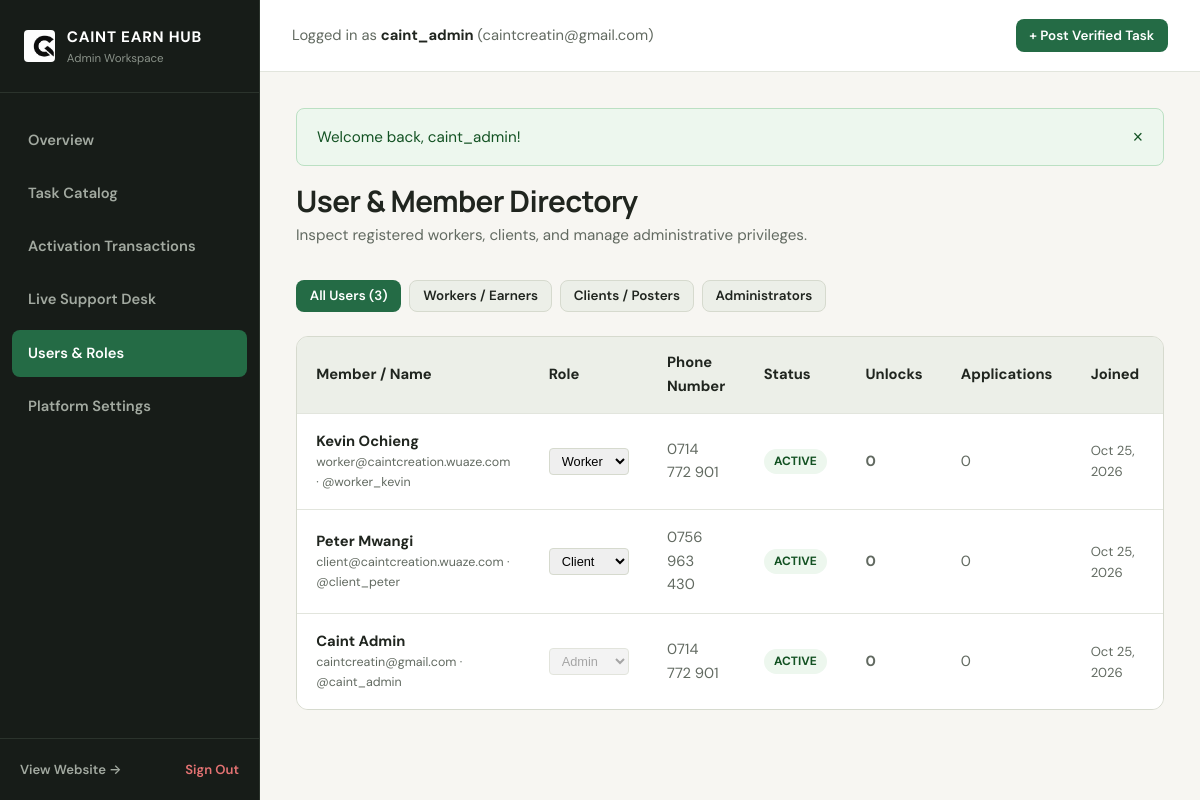
The page /admin/users.php (signed in) on the database its author committed.
### tables this page shows
CREATE TABLE IF NOT EXISTS user_profiles (
    user_id INT PRIMARY KEY,
    display_name VARCHAR(150) NOT NULL,
    headline VARCHAR(255) NULL,
    bio TEXT NULL,
    skills TEXT NULL,
    location VARCHAR(100) NULL DEFAULT 'Nairobi, Kenya',
    portfolio_url VARCHAR(255) NULL,
    avatar_url VARCHAR(255) NULL,
    availability VARCHAR(100) NULL DEFAULT 'Available now',
    hourly_rate DECIMAL(10,2) NULL DEFAULT 0.00,
    is_public TINYINT(1) NOT NULL DEFAULT 1,
    payout_method VARCHAR(50) NULL DEFAULT 'M-Pesa',
    payout_details VARCHAR(255) NULL,
    payment_proof VARCHAR(255) NULL,
    created_at DATETIME NOT NULL DEFAULT CURRENT_TIMESTAMP,
    updated_at DATETIME NOT NULL DEFAULT CURRENT_TIMESTAMP ON UPDATE CURRENT_TIMESTAMP,
    FOREIGN KEY (user_id) REFERENCES users(id) ON DELETE CASCADE
);

CREATE TABLE IF NOT EXISTS users (
    id INT AUTO_INCREMENT PRIMARY KEY,
    role ENUM('worker', 'client', 'admin') NOT NULL DEFAULT 'worker',
    email VARCHAR(191) NOT NULL UNIQUE,
    username VARCHAR(100) NOT NULL UNIQUE,
    password_hash VARCHAR(255) NOT NULL,
    phone VARCHAR(30) NULL,
    status ENUM('active', 'suspended', 'pending') NOT NULL DEFAULT 'active',
    reset_token VARCHAR(100) NULL,
    reset_token_expiry DATETIME NULL,
    created_at DATETIME NOT NULL DEFAULT CURRENT_TIMESTAMP,
    updated_at DATETIME NOT NULL DEFAULT CURRENT_TIMESTAMP ON UPDATE CURRENT_TIMESTAMP,
    INDEX idx_user_role (role),
    INDEX idx_user_status (status)
);

### includes/functions.php (called while the page is built, shortened)
<?php
function e(?string $value): string {
    return htmlspecialchars($value ?? '', ENT_QUOTES, 'UTF-8');
}
function baseAppUrl(): string {
    static $base = null;
    if ($base === null) {
        $env = getenv('APP_URL');
        if ($env !== false && $env !== '') {
            $base = rtrim($env, '/');
        } else {
            $script = str_replace('\\', '/', $_SERVER['SCRIPT_NAME'] ?? '');
            $dir = dirname($script);
            $dir = preg_replace('#/(admin|dashboard|api|includes).*$#', '', $dir);
            $base = ($dir === '/' || $dir === '.' || $dir === '') ? '' : rtrim($dir, '/');
        }
    }
    return $base;
}
function normalizePhone(string $phone): string {
    $clean = preg_replace('/[^0-9]/', '', $phone);
    if (str_starts_with($clean, '0') && strlen($clean) === 10) {
        return '254' . substr($clean, 1);
    }
    return $clean;
}
function formatPhoneDisplay(string $phone): string {
    $norm = normalizePhone($phone);
    if (strlen($norm) === 12 && str_starts_with($norm, '254')) {
        return '0' . substr($norm, 3, 3) . ' ' . substr($norm, 6, 3) . ' ' . substr($norm, 9);
    }
    return $phone;
}
function getFlash(): ?array {
    if (!empty($_SESSION['flash'])) {
        $flash = $_SESSION['flash'];
        return $flash;
    }
    return null;
}
function currentUser(): ?array {
    static $cachedUser = null;
    if ($cachedUser === null) {
        $db = getDb();
        $stmt = $db->prepare("
            SELECT u.*, p.display_name, p.headline, p.bio, p.avatar_url, p.location
            FROM users u
            LEFT JOIN user_profiles p ON u.id = p.user_id
            WHERE u.id = ? AND u.status = 'active'
            LIMIT 1
        ");
        $stmt->execute([$_SESSION['user_id']]);
        $cachedUser = $stmt->fetch() ?: null;
    }
    return $cachedUser;
}
function requireLogin(string $redirectTo = 'login.php'): array {
    $user = currentUser();
    return $user;
}
function requireRole($roles, string $redirectTo = 'login.php'): array {
    $user = requireLogin($redirectTo);
    $allowed = (array)$roles;
    return $user;
}

### admin/users.php (the view, shortened to what this page needs)
<?php
require_once __DIR__ . '/../includes/functions.php';
$adminNav = 'users';
$db = getDb();
$roleFilter = trim($_GET['role'] ?? '');
$sql = "
    SELECT u.*, p.display_name, p.location,
           (SELECT COUNT(*) FROM unlock_transactions t WHERE t.user_id = u.id AND t.status = 'completed') AS paid_unlocks,
           (SELECT COUNT(*) FROM applications a WHERE a.user_id = u.id) AS applications_count
    FROM users u
    LEFT JOIN user_profiles p ON u.id = p.user_id
";
$params = [];
$sql .= " ORDER BY u.id DESC";
$stmt = $db->prepare($sql);
$stmt->execute($params);
$usersList = $stmt->fetchAll();
require_once __DIR__ . '/header.php';
?>
<div class="page-title-row">
    <div>
        <h1 style="font-size: 1.85rem; margin-bottom: 0.25rem;">User &amp; Member Directory</h1>
        <p style="color: var(--text-secondary); font-size: 0.95rem;">
            Inspect registered workers, clients, and manage administrative privileges.
        </p>
    </div>
</div>
<div style="display: flex; gap: 0.5rem; margin-bottom: 1.5rem;">
    <a href="users.php" class="btn btn-sm <?= empty($roleFilter) ? 'btn-primary' : 'btn-secondary' ?>">All Users (<?= count($usersList) ?>)</a>
    <a href="users.php?role=worker" class="btn btn-sm <?= $roleFilter === 'worker' ? 'btn-primary' : 'btn-secondary' ?>">Workers / Earners</a>
    <a href="users.php?role=client" class="btn btn-sm <?= $roleFilter === 'client' ? 'btn-primary' : 'btn-secondary' ?>">Clients / Posters</a>
    <a href="users.php?role=admin" class="btn btn-sm <?= $roleFilter === 'admin' ? 'btn-primary' : 'btn-secondary' ?>">Administrators</a>
</div>
<div class="table-responsive">
    <table class="data-table">
        <thead>
            <tr>
                <th>Member / Name</th>
                <th>Role</th>
                <th>Phone Number</th>
                <th>Status</th>
                <th>Unlocks</th>
                <th>Applications</th>
                <th>Joined</th>
                <th style="text-align: right;">Action</th>
            </tr>
        </thead>
        <tbody>
            <?php foreach ($usersList as $u): ?>
                <tr>
                    <td>
                        <strong style="color: var(--text-primary);"><?= e($u['display_name'] ?: $u['username']) ?></strong>
                        <div style="font-size: 0.78rem; color: var(--text-secondary);"><?= e($u['email']) ?> &middot; @<?= e($u['username']) ?></div>
                    </td>
                    <td>
                        <form method="POST" style="display: inline;">
                            <select name="new_role" onchange="this.form.submit()" style="font-size: 0.8rem; padding: 0.25rem 0.5rem; border-radius: var(--radius-sm); border: 1px solid var(--border-light);" <?= $u['id'] === (int)$_SESSION['user_id'] ? 'disabled' : '' ?>>
                                <option value="worker" <?= $u['role'] === 'worker' ? 'selected' : '' ?>>Worker</option>
                                <option value="client" <?= $u['role'] === 'client' ? 'selected' : '' ?>>Client</option>
                                <option value="admin" <?= $u['role'] === 'admin' ? 'selected' : '' ?>>Admin</option>
                            </select>
                        </form>
                    </td>
                    <td><?= e(formatPhoneDisplay($u['phone'] ?: 'N/A')) ?></td>
                    <td>
                        <span class="status-pill status-<?= e($u['status']) ?>">
                            <?= ucfirst(e($u['status'])) ?>
                        </span>
                    </td>
                    <td><strong><?= (int)$u['paid_unlocks'] ?></strong></td>
                    <td><?= (int)$u['applications_count'] ?></td>
                    <td style="font-size: 0.82rem;"><?= date('M j, Y', strtotime($u['created_at'])) ?></td>
                    <td style="text-align: right;">
                    </td>
                </tr>
            <?php endforeach; ?>
        </tbody>
    </table>
</div>
<?php require_once __DIR__ . '/footer.php'; ?>

### admin/header.php (shortened to what this page needs)
<?php
require_once __DIR__ . '/../includes/functions.php';
$admin = requireRole('admin', 'login.php');
$appUrl = baseAppUrl();
$adminNav = $adminNav ?? 'dashboard';
?>
<!DOCTYPE html>
<html lang="en">
<head>
    <link rel="stylesheet" href="<?= $appUrl ?>/assets/css/main.css">
    <link rel="stylesheet" href="<?= $appUrl ?>/assets/css/admin.css">
</head>
<body>
<div class="admin-layout">
    <aside class="admin-sidebar">
        <div class="sidebar-brand">
            <img src="<?= $appUrl ?>/assets/images/logo.png" alt="CAINT" style="height: 32px; width: auto; border-radius: var(--radius-sm);">
            <div>
                <strong style="color: #FFFFFF; font-size: 0.95rem; letter-spacing: 0.05em;">CAINT EARN HUB</strong>
                <div style="font-size: 0.72rem; color: #8A9289;">Admin Workspace</div>
            </div>
        </div>
        <ul class="sidebar-nav">
            <li>
                <a href="<?= $appUrl ?>/admin/index.php" class="sidebar-link <?= $adminNav === 'dashboard' ? 'active' : '' ?>">
                    <span>Overview</span>
                </a>
            </li>
            <li>
                <a href="<?= $appUrl ?>/admin/platforms.php" class="sidebar-link <?= $adminNav === 'platforms' ? 'active' : '' ?>">
                    <span>Task Catalog</span>
                </a>
            </li>
            <li>
                <a href="<?= $appUrl ?>/admin/transactions.php" class="sidebar-link <?= $adminNav === 'transactions' ? 'active' : '' ?>">
                    <span>Activation Transactions</span>
                </a>
            </li>
            <li>
                <a href="<?= $appUrl ?>/admin/support_desk.php" class="sidebar-link <?= $adminNav === 'support' ? 'active' : '' ?>">
                    <span>Live Support Desk</span>
                </a>
            </li>
            <li>
                <a href="<?= $appUrl ?>/admin/users.php" class="sidebar-link <?= $adminNav === 'users' ? 'active' : '' ?>">
                    <span>Users &amp; Roles</span>
                </a>
            </li>
            <li>
                <a href="<?= $appUrl ?>/admin/settings.php" class="sidebar-link <?= $adminNav === 'settings' ? 'active' : '' ?>">
                    <span>Platform Settings</span>
                </a>
            </li>
        </ul>
        <div class="sidebar-footer">
            <a href="<?= $appUrl ?>/index.php" target="_blank" style="color: #A2A9A0; font-size: 0.82rem; font-weight: 600;">View Website &rarr;</a>
            <a href="<?= $appUrl ?>/logout.php" style="color: #E57373; font-size: 0.82rem; font-weight: 600;">Sign Out</a>
        </div>
    </aside>
    <div class="admin-main">
        <header class="admin-topbar">
            <div style="font-size: 0.92rem; color: var(--text-secondary);">
                Logged in as <strong style="color: var(--text-primary);"><?= e($admin['username']) ?></strong> (<?= e($admin['email']) ?>)
            </div>
            <div style="display: flex; gap: 1rem; align-items: center;">
                <a href="<?= $appUrl ?>/admin/platform_edit.php" class="btn btn-primary btn-sm">+ Post Verified Task</a>
            </div>
        </header>
        <div class="admin-content">
            <?php $flash = getFlash(); if ($flash): ?>
                <div class="alert alert-<?= e($flash['type']) ?>" role="alert">
                    <span><?= e($flash['message']) ?></span>
                    <button type="button" onclick="this.parentElement.remove()" style="background:none; border:none; cursor:pointer; font-size:1.1rem; color:inherit;">&times;</button>
                </div>
            <?php endif; ?>

### assets/css/main.css (style rules this page uses)
:root { --bg-primary: #F7F6F2; --surface-main: #FFFFFF; --surface-subtle: #ECEFE8; --surface-dark: #171C18; --text-primary: #20251F; --text-secondary: #626A61; --text-muted: #8A9289; --text-on-dark: #F7F6F2; --accent: #246B45; --accent-hover: #194F33; --accent-light: #E7F3EC; --accent-border: #97C7AA; --success: #1E7E34; --warning: #B45309; --danger: #B91C1C; --info: #0369A1; --divider: #E2E5DD; --border-light: #D6DACE; --border-focus: #246B45; --font-heading: 'Manrope', -apple-system, BlinkMacSystemFont, 'Segoe UI', Roboto, sans-serif; --font-body: 'DM Sans', -apple-system, BlinkMacSystemFont, 'Segoe UI', Roboto, sans-serif; --radius-sm: 4px; --radius-md: 8px; --radius-lg: 12px; --radius-full: 9999px; --shadow-sm: 0 1px 2px rgba(0, 0, 0, 0.05); --shadow-md: 0 4px 12px rgba(0, 0, 0, 0.06); --shadow-lg: 0 10px 25px rgba(0, 0, 0, 0.08); --container-max: 1240px; --header-height: 72px; }
*, *::before, *::after { box-sizing: border-box; margin: 0; padding: 0; }
html { font-size: 16px; scroll-behavior: smooth; -webkit-text-size-adjust: 100%; }
body { background-color: var(--bg-primary); color: var(--text-primary); font-family: var(--font-body); font-size: 1rem; line-height: 1.6; min-height: 100vh; display: flex; flex-direction: column; }
h1, h2, h3, h4, h5, h6 { font-family: var(--font-heading); color: var(--text-primary); font-weight: 700; line-height: 1.25; letter-spacing: -0.02em; }
p { margin-bottom: 1rem; }
p:last-child { margin-bottom: 0; }
a { color: var(--accent); text-decoration: none; transition: color 0.15s ease; }
img { max-width: 100%; height: auto; display: block; }
.btn { display: inline-flex; align-items: center; justify-content: center; gap: 0.5rem; font-family: var(--font-body); font-weight: 600; font-size: 0.92rem; padding: 0.65rem 1.25rem; border-radius: var(--radius-md); border: 1px solid transparent; cursor: pointer; transition: all 0.18s ease-in-out; text-align: center; line-height: 1.3; }
.btn-primary { background-color: var(--accent); color: #FFFFFF; }
.btn-secondary { background-color: var(--surface-subtle); color: var(--text-primary); border-color: var(--border-light); }
.btn-sm { padding: 0.4rem 0.8rem; font-size: 0.84rem; }
.alert { padding: 1rem 1.25rem; border-radius: var(--radius-md); border: 1px solid; margin-bottom: 1rem; font-size: 0.95rem; display: flex; align-items: center; justify-content: space-between; }
.alert-success { background-color: #EDF7EE; border-color: #BBE0C3; color: #135223; }
.table-responsive { overflow-x: auto; background-color: var(--surface-main); border: 1px solid var(--border-light); border-radius: var(--radius-lg); }
.data-table { width: 100%; border-collapse: collapse; text-align: left; font-size: 0.92rem; }
.data-table th { background-color: var(--surface-subtle); padding: 0.9rem 1.2rem; font-weight: 700; color: var(--text-primary); border-bottom: 1px solid var(--divider); }
.data-table td { padding: 1rem 1.2rem; border-bottom: 1px solid var(--divider); color: var(--text-secondary); }
.data-table tr:last-child td { border-bottom: none; }

### rows shown on the page
user_profiles: user_id.username "caint_admin", user_id.email "caintcreatin@gmail.com", display_name "Caint Admin", new_role "Admin", user_id.phone "0714 772 901", user_id.status "ACTIVE", paid_unlocks "0", applications_count "0", user_id.created_at "Oct 25, 2026"
user_profiles: display_name "Kevin Ochieng", user_id.email "worker@caintcreation.wuaze.com", user_id.username "worker_kevin", new_role "Worker", user_id.phone "0714 772 901", user_id.status "ACTIVE", paid_unlocks "0", applications_count "0", user_id.created_at "Oct 25, 2026"
user_profiles: display_name "Peter Mwangi", user_id.email "client@caintcreation.wuaze.com", user_id.username "client_peter", new_role "Client", user_id.phone "0756 963 430", user_id.status "ACTIVE", paid_unlocks "0", applications_count "0", user_id.created_at "Oct 25, 2026"

### other values the page prints
$flash['message'] "Welcome back, caint_admin!"
count($usersList) "3"
